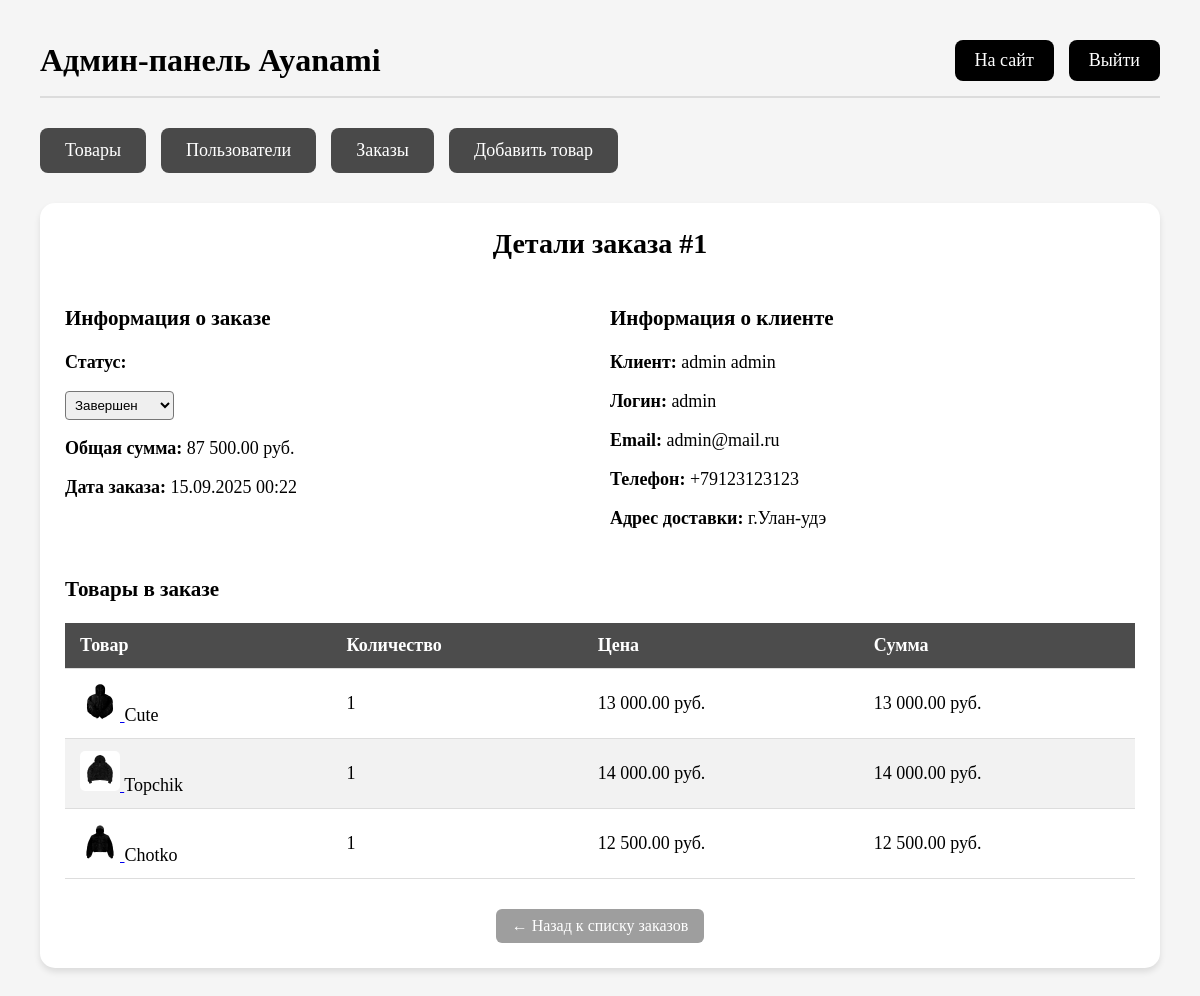
Screenshot of /admin/admin.php?action=view_order&order_id=1 (signed in) with the database file from the repository.
### tables this page shows
CREATE TABLE `orders` (
  `id` int NOT NULL,
  `user_id` int NOT NULL,
  `total_amount` decimal(10,2) NOT NULL,
  `status` enum('pending','processing','completed','cancelled') DEFAULT 'pending',
  `phone` varchar(20) NOT NULL,
  `address` text NOT NULL,
  `created_at` datetime DEFAULT CURRENT_TIMESTAMP
);

CREATE TABLE `users` (
  `id` int NOT NULL,
  `first_name` varchar(50) NOT NULL,
  `last_name` varchar(50) NOT NULL,
  `email` varchar(100) NOT NULL,
  `birth_date` date NOT NULL,
  `username` varchar(50) NOT NULL,
  `password` varchar(255) NOT NULL,
  `avatar` varchar(255) DEFAULT NULL,
  `is_admin` tinyint(1) DEFAULT '0',
  `created_at` datetime DEFAULT CURRENT_TIMESTAMP
);

CREATE TABLE `order_items` (
  `id` int NOT NULL,
  `order_id` int NOT NULL,
  `product_id` int NOT NULL,
  `quantity` int NOT NULL,
  `price` decimal(10,2) NOT NULL
);

CREATE TABLE `products` (
  `id` int NOT NULL,
  `name` varchar(255) NOT NULL,
  `description` text NOT NULL,
  `price` decimal(10,2) NOT NULL,
  `image` varchar(255) NOT NULL,
  `category` varchar(100) NOT NULL,
  `created_at` datetime NOT NULL DEFAULT CURRENT_TIMESTAMP
);

### public/admin/admin.php (the view, shortened to what this page needs)
<?php
require_once '../config.php';
$action = $_GET['action'] ?? '';
$order_id = $_GET['order_id'] ?? 0;
$editProduct = null;
$orderDetails = null;
if ($action === 'view_order' && $order_id > 0) {
    $stmt = $pdo->prepare("
        SELECT o.*, u.username, u.first_name, u.last_name, u.email
        FROM orders o
        JOIN users u ON o.user_id = u.id
        WHERE o.id = ?
    ");
    $stmt->execute([$order_id]);
    $orderDetails = $stmt->fetch(PDO::FETCH_ASSOC);
    if ($orderDetails) {
        $stmt = $pdo->prepare("
            SELECT oi.*, p.name, p.image
            FROM order_items oi
            JOIN products p ON oi.product_id = p.id
            WHERE oi.order_id = ?
        ");
        $stmt->execute([$order_id]);
        $orderDetails['items'] = $stmt->fetchAll(PDO::FETCH_ASSOC);
    }
}
?>
<!DOCTYPE html>
<html lang="ru">
<head>
    <link rel="stylesheet" href="admin.css">
</head>
<body>
    <div class="admin-container">
        <div class="admin-header">
            <h1>Админ-панель Ayanami</h1>
            <div class="admin-header-links">
                <a href="../index.php">На сайт</a>
                <a href="../logout.php">Выйти</a>
            </div>
        </div>
        <div class="admin-nav">
            <a href="#" onclick="showTab('products')">Товары</a>
            <a href="#" onclick="showTab('users')">Пользователи</a>
            <a href="#" onclick="showTab('orders')">Заказы</a>
            <a href="#" onclick="showTab('add-product')"><?= $editProduct ? 'Редактировать товар' : 'Добавить товар' ?></a>
        </div>
        <div id="orders" class="tab-content <?= ($action === 'view_order') ? 'active' : '' ?>">
            <?php if ($action === 'view_order' && $orderDetails): ?>
                <div class="admin-section">
                    <h2>Детали заказа #<?= $orderDetails['id'] ?></h2>
                    <div style="display: grid; grid-template-columns: 1fr 1fr; gap: 20px; margin-bottom: 30px;">
                        <div>
                            <h3>Информация о заказе</h3>
                            <p><strong>Статус:</strong>
                                <form method="POST" action="admin.php?action=update_order_status&order_id=<?= $orderDetails['id'] ?>" style="display: inline-block;">
                                    <select name="status" onchange="this.form.submit()" style="padding: 5px; border-radius: 4px;">
                                        <option value="completed" <?= $orderDetails['status'] === 'completed' ? 'selected' : '' ?>>Завершен</option>
                                    </select>
                                </form>
                            </p>
                            <p><strong>Общая сумма:</strong> <?= number_format($orderDetails['total_amount'], 2, '.', ' ') ?> руб.</p>
                            <p><strong>Дата заказа:</strong> <?= date('d.m.Y H:i', strtotime($orderDetails['created_at'])) ?></p>
                        </div>
                        <div>
                            <h3>Информация о клиенте</h3>
                            <p><strong>Клиент:</strong> <?= htmlspecialchars($orderDetails['first_name'] . ' ' . $orderDetails['last_name']) ?></p>
                            <p><strong>Логин:</strong> <?= htmlspecialchars($orderDetails['username']) ?></p>
                            <p><strong>Email:</strong> <?= htmlspecialchars($orderDetails['email']) ?></p>
                            <p><strong>Телефон:</strong> <?= htmlspecialchars($orderDetails['phone']) ?></p>
                            <p><strong>Адрес доставки:</strong> <?= htmlspecialchars($orderDetails['address']) ?></p>
                        </div>
                    </div>
                    <h3>Товары в заказе</h3>
                    <table>
                        <thead>
                            <tr>
                                <th>Товар</th>
                                <th>Количество</th>
                                <th>Цена</th>
                                <th>Сумма</th>
                            </tr>
                        </thead>
                        <tbody>
                            <?php foreach ($orderDetails['items'] as $item): ?>
                            <tr>
                                <td>
                                    <?php if ($item['image']): ?>
                                        <?php $iimg = htmlspecialchars($item['image']); ?>
                                        <a href="../<?= $iimg ?>" class="lightbox-trigger">
                                            <img src="../<?= $iimg ?>" alt="<?= htmlspecialchars($item['name']) ?>" class="table-image clickable-image" style="width: 40px; height: 40px;">
                                        </a>
                                    <?php endif; ?>
                                    <?= htmlspecialchars($item['name']) ?>
                                </td>
                                <td><?= $item['quantity'] ?></td>
                                <td><?= number_format($item['price'], 2, '.', ' ') ?> руб.</td>
                                <td><?= number_format($item['price'] * $item['quantity'], 2, '.', ' ') ?> руб.</td>
                            </tr>
                            <?php endforeach; ?>
                        </tbody>
                    </table>
                    <div style="margin-top: 20px; text-align: center;">
                        <a href="admin.php?action=orders" class="btn btn-cancel">← Назад к списку заказов</a>
                    </div>
                </div>
            <?php endif; ?>
        </div>
    </div>
</body>
</html>

### public/admin/admin.css (style rules this page uses)
html { height: 100%; scroll-behavior: smooth; background-color: white; }
body { font-family: 'Helmswald'; font-weight: 400; font-size: 18px; margin: 0; padding: 20px; background-color: #f5f5f5; color: black; }
.admin-container { max-width: 1400px; margin: 0 auto; padding: 20px; }
.admin-header { display: flex; justify-content: space-between; align-items: center; margin-bottom: 30px; padding-bottom: 15px; border-bottom: 2px solid rgba(0, 0, 0, 0.1); }
.admin-header h1 { margin: 0; font-size: 32px; color: black; }
.admin-header-links { display: flex; gap: 15px; }
.admin-header-links a { padding: 10px 20px; background: black; color: white; text-decoration: none; border-radius: 8px; transition: background-color 0.3s; }
.admin-nav { display: flex; gap: 15px; margin-bottom: 30px; flex-wrap: wrap; }
.admin-nav a { padding: 12px 25px; background: rgba(0, 0, 0, 0.7); color: white; text-decoration: none; border-radius: 8px; transition: all 0.3s; }
.admin-section { background: white; padding: 25px; border-radius: 15px; margin-bottom: 30px; box-shadow: 0 4px 6px rgba(0, 0, 0, 0.1); }
.admin-section h2 { color: black; text-align: center; font-size: 28px; margin-top: 0; margin-bottom: 25px; }
table { width: 100%; border-collapse: collapse; margin: 20px 0 30px 0; }
table th { background-color: rgba(0, 0, 0, 0.7); color: white; font-weight: bold; }
table tr:nth-child(even) { background-color: rgba(0, 0, 0, 0.05); }
.btn { padding: 8px 16px; border: none; border-radius: 6px; cursor: pointer; text-decoration: none; display: inline-block; font-family: 'Helmswald'; font-size: 16px; transition: all 0.3s; }
.btn-cancel { background: #9e9e9e; color: white; }
.tab-content { display: none; }
.tab-content.active { display: block; animation: fadeIn 0.3s ease-in; }
.table-image { width: 60px; height: 60px; object-fit: cover; border-radius: 5px; }
.clickable-image { cursor: pointer; transition: transform 0.2s; }

### rows the page displays
orders: id "1", status "Завершен", total_amount "87 500.00", created_at "15.09.2025 00:22", user.last_name "admin admin", user.username "admin", user.email "admin@mail.ru", phone "+79123123123", address "г.Улан-удэ"
order_items: product.image (picture), product.name "Cute", quantity "1", price "13 000.00", $item['price'] * $item['quantity'] "13 000.00"
order_items: product.image (picture), product.name "Topchik", quantity "1", price "14 000.00", $item['price'] * $item['quantity'] "14 000.00"
order_items: product.image (picture), product.name "Chotko", quantity "1", price "12 500.00", $item['price'] * $item['quantity'] "12 500.00"
